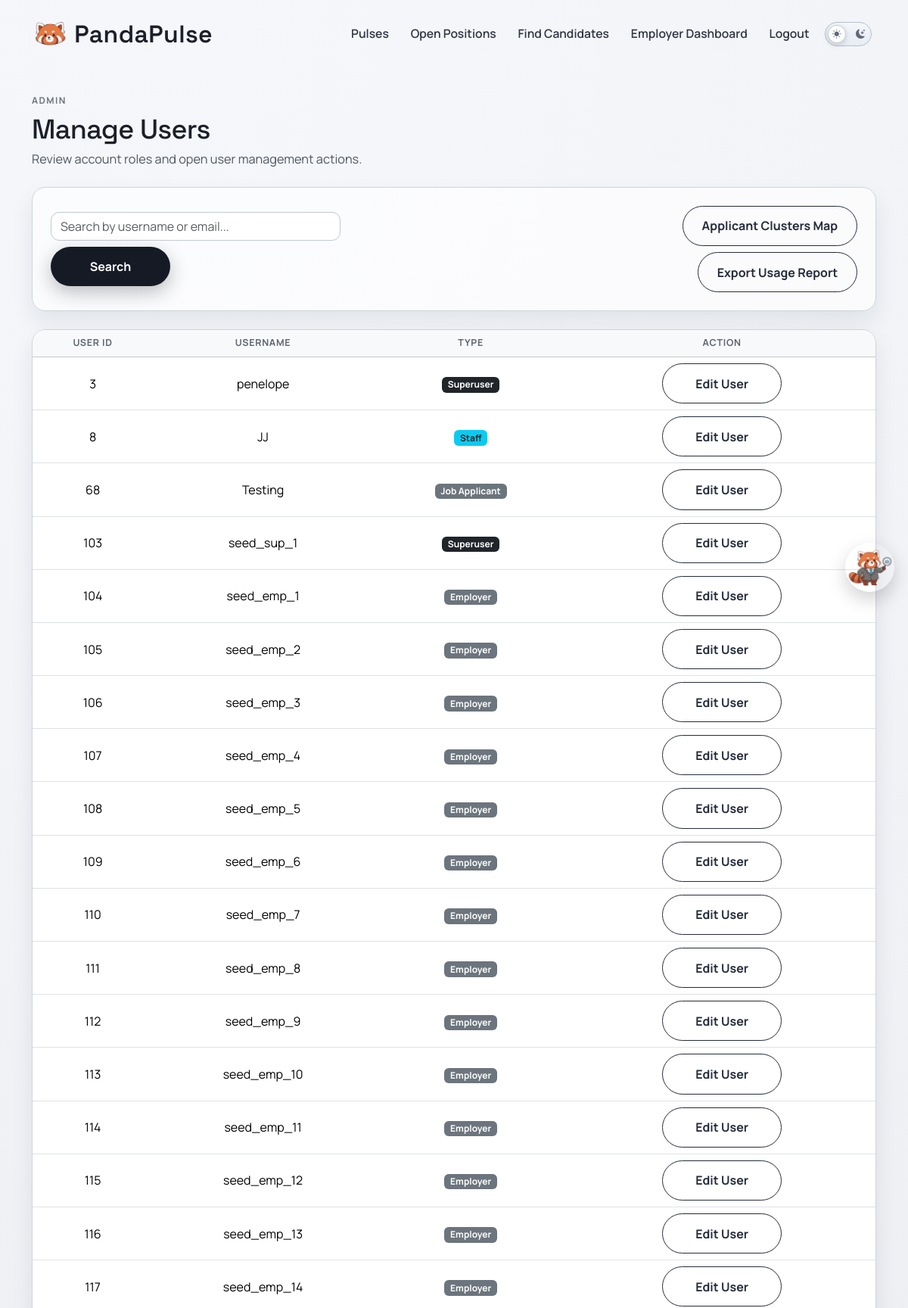
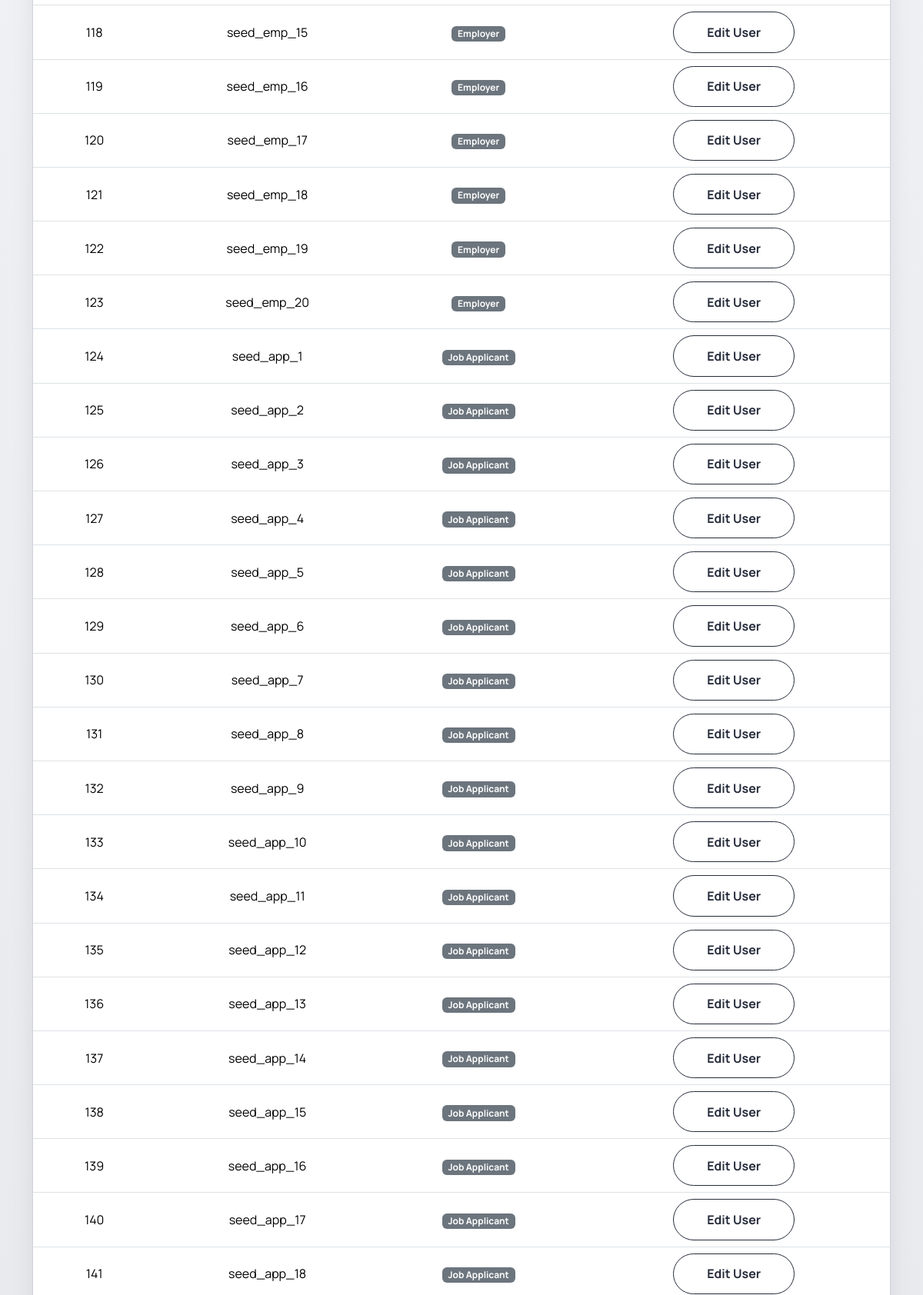
The page /accounts/manage_users/ (signed in, upper part) on the database its author committed (2 pictures, top to bottom).
### accounts/models.py (models this page shows, shortened)
class Profile(models.Model):
    class AccountType(models.TextChoices):
        APPLICANT = "APPLICANT", "Job Applicant"
        EMPLOYER = "EMPLOYER", "Employer"
    user = models.OneToOneField(settings.AUTH_USER_MODEL, on_delete=models.CASCADE, related_name="profile")
    last_activity = models.DateTimeField(null=True, blank=True)
    is_typing = models.BooleanField(default=False)
    last_typing_update = models.DateTimeField(null=True, blank=True)
    account_type = models.CharField(
        max_length=20,
        choices=AccountType.choices,
        default=AccountType.APPLICANT
    )
    profile_picture = models.ImageField(
        upload_to="profile_pics/",
        blank=True,
        null=True
    )
    resume_file = models.FileField(
        upload_to="profile_resumes/",
        blank=True,
        null=True,
    )
    headline = models.CharField(max_length=120, blank=True)
    skills = models.CharField(max_length=300, blank=True)
    education = models.TextField(blank=True)
    work_experience = models.TextField(blank=True)
    location = models.CharField(max_length=255, blank=True)
    address_line_1 = models.CharField(max_length=255, blank=True)
    address_line_2 = models.CharField(max_length=255, blank=True)
    city = models.CharField(max_length=100, blank=True)
    state = models.CharField(max_length=100, blank=True)
    postal_code = models.CharField(max_length=20, blank=True)
    country = models.CharField(max_length=100, blank=True, default="United States")
    projects = models.TextField(blank=True)
    parsed_resume_skills = models.TextField(blank=True)
    company_name = models.CharField(max_length=120, blank=True)
    company_website = models.URLField(blank=True)
    company_description = models.TextField(blank=True)
    company_culture = models.TextField(blank=True)
    company_perks = models.TextField(blank=True)
    visible_to_recruiters = models.BooleanField(
        default=True,
        help_text="Allow recruiters to view your profile."
    )
    show_headline = models.BooleanField(default=True)
    show_skills = models.BooleanField(default=True)
    show_education = models.BooleanField(default=True)
    show_work_experience = models.BooleanField(default=True)
    show_links = models.BooleanField(default=True)
    hide_email_from_employers = models.BooleanField(default=False)
    created_at = models.DateTimeField(auto_now_add=True)

### accounts/views.py (the view)
# urls.py: path("manage_users/", views.manage_users, name="accounts.manage_users"),
@superuser_required
def manage_users(request):
    query = request.GET.get("search", "").strip()
    profiles = Profile.objects.select_related("user").all()
    if query:
        profiles = profiles.filter(Q(user__username__icontains=query) | Q(user__email__icontains=query))
    return render(
        request,
        "accounts/manage_users.html",
        {"template_data": {"title": "Manage Users", "users": profiles, "search_query": query}},
    )

### accounts/context_processors.py (called while the page is built)
def can_post_job(request):
    if not request.user.is_authenticated:
        return {"can_post_job": False}
    is_employer = Profile.objects.filter(
        user=request.user,
        account_type=Profile.AccountType.EMPLOYER,
    ).exists()
    return {"can_post_job": is_employer}

### accounts/templates/accounts/manage_users.html (shortened to what this page needs)
{% extends 'base.html' %}
{% block content %}
<section class="page-shell manage-users-page">
  <div class="container">
    <div class="mb-4">
        <p class="page-kicker mb-2">Admin</p>
        <h1 class="page-title page-title-sm mb-1">Manage Users</h1>
        <p class="page-copy mb-0">Review account roles and open user management actions.</p>
    </div>
    <div class="surface-card mb-4">
      <div class="d-flex justify-content-between align-items-center flex-wrap gap-2">
        <form method="GET" action="{% url 'accounts.manage_users' %}" class="d-flex gap-2 flex-wrap">
          <input type="text" name="search" class="form-control" placeholder="Search by username or email..." value="{{ template_data.search_query }}">
          <button type="submit" class="primary-btn border-0">Search</button>
        </form>
        {% if user.is_staff %}
          <div class="d-flex flex-column align-items-end gap-2 ms-auto">
            <a href="{% url 'accounts.applicant_clusters_map' %}" class="secondary-btn">Applicant Clusters Map</a>
            <a href="{% url 'accounts.export_usage_report' %}" class="secondary-btn">Export Usage Report</a>
          </div>
        {% endif %}
      </div>
    </div>
    <div class="surface-card p-0 overflow-hidden">
      <div class="table-responsive">
        <table class="table align-middle text-center job-table mb-0">
          <thead class="table-light">
            <tr>
              <th>User ID</th>
              <th>Username</th>
              <th>Type</th>
              <th>Action</th>
            </tr>
          </thead>
          <tbody>
            {% for u in template_data.users %}
            <tr>
              <td class="manage-user-id">{{ u.id }}</td>
              <td class="manage-user-username">{{ u.user.username }}</td>
              <td>
                {% if u.user.is_superuser %}
                  <span class="badge bg-dark">Superuser</span>
                {% elif u.user.is_staff %}
                  <span class="badge bg-info text-dark">Staff</span>
                {% else %}
                  <span class="badge bg-secondary">{{ u.get_account_type_display }}</span>
                {% endif %}
              </td>
              <td>
                {% if user.is_superuser or not u.user.is_staff %}
                  <a href="{% url 'accounts.edit_user' u.id %}" class="secondary-btn">Edit User</a>
                {% else %}
                  <button class="secondary-btn" disabled>Cannot Edit Staff</button>
                {% endif %}
              </td>
            </tr>
            {% empty %}
            <tr>
              <td colspan="4" class="py-4 text-muted">No users found.</td>
            </tr>
            {% endfor %}
          </tbody>
        </table>
      </div>
    </div>
  </div>
</section>
{% endblock content %}

### project2/static/css/style.css (style rules this page uses)
:root { --bg-base: #e7e8eb; --ink: #1c1f29; --ink-muted: #515662; --line: #c3c8d0; --panel: #9fc3df; --panel-2: #c8deef; }
* { box-sizing: border-box; }
body { margin: 0; min-height: 100vh; font-family: "Manrope", sans-serif; color: var(--ink); background: radial-gradient(circle at 20% 0%, #f5f7fb 0%, rgba(245, 247, 251, 0.3) 38%, transparent 65%), linear-gradient(180deg, #eceef2 0%, var(--bg-base) 100%); }
.primary-btn, .secondary-btn, .danger-btn { display: inline-flex; align-items: center; justify-content: center; text-decoration: none; border-radius: 999px; font-weight: 700; padding: 0.85rem 1.55rem; min-width: 158px; transition: transform 0.22s ease, box-shadow 0.22s ease, background 0.22s ease; }
.primary-btn { background: #161a25; color: #fff; box-shadow: 0 8px 24px rgba(22, 26, 37, 0.28); }
.secondary-btn { border: 1.3px solid #252b3b; color: #252b3b; }
.page-shell { padding: 2.1rem 0 3.4rem; }
.page-title { font-family: "Space Grotesk", sans-serif; font-size: clamp(2rem, 4.8vw, 3.2rem); letter-spacing: -0.02em; margin-bottom: 0.7rem; }
.page-title-sm { font-size: clamp(1.65rem, 3.5vw, 2.25rem); }
.page-kicker { text-transform: uppercase; letter-spacing: 0.12em; font-size: 0.75rem; font-weight: 700; color: #6f7480; }
.page-copy { color: var(--ink-muted); font-size: 1.02rem; line-height: 1.6; }
.surface-card { background: rgba(255, 255, 255, 0.68); border: 1px solid #cfd3da; border-radius: 18px; padding: 1.5rem; box-shadow: 0 14px 30px rgba(18, 23, 36, 0.08); }
.form-control, .form-select { border-radius: 11px; border-color: #c3c9d2; background-color: rgba(255, 255, 255, 0.92); }
.job-table thead th { font-size: 0.78rem; text-transform: uppercase; letter-spacing: 0.06em; color: #5f6573; }

### project2/static/mascot/panda.css (style rules this page uses)
:root { --panda-size: 65px; --panda-z: 9999; --panda-shadow: 0 10px 25px rgba(0, 0, 0, .18); --panda-gap: 10px; --panda-bubble-bg: rgba(0, 0, 0, .82); --panda-bubble-color: #fff; --panda-bubble-radius: 12px; --panda-bubble-font: 12px; --panda-bubble-pad-y: 10px; --panda-bubble-pad-x: 30px; --panda-bubble-maxw: 350px; }

### rows shown on the page
Profile: id "3", user.username "penelope", shows "Superuser"
Profile: id "8", user.username "JJ", shows "Staff"
Profile: id "68", user.username "Testing", account_type "Job Applicant"
Profile: id "103", user.username "seed_sup_1", shows "Superuser"
Profile: id "104", user.username "seed_emp_1", account_type "Employer"
Profile: id "105", user.username "seed_emp_2", account_type "Employer"
Profile: id "106", user.username "seed_emp_3", account_type "Employer"
Profile: id "107", user.username "seed_emp_4", account_type "Employer"
Profile: id "108", user.username "seed_emp_5", account_type "Employer"
Profile: id "109", user.username "seed_emp_6", account_type "Employer"
Profile: id "110", user.username "seed_emp_7", account_type "Employer"
Profile: id "111", user.username "seed_emp_8", account_type "Employer"
Profile: id "112", user.username "seed_emp_9", account_type "Employer"
Profile: id "113", user.username "seed_emp_10", account_type "Employer"
Profile: id "114", user.username "seed_emp_11", account_type "Employer"
Profile: id "115", user.username "seed_emp_12", account_type "Employer"
Profile: id "116", user.username "seed_emp_13", account_type "Employer"
Profile: id "117", user.username "seed_emp_14", account_type "Employer"
Profile: id "118", user.username "seed_emp_15", account_type "Employer"
Profile: id "119", user.username "seed_emp_16", account_type "Employer"
Profile: id "120", user.username "seed_emp_17", account_type "Employer"
Profile: id "121", user.username "seed_emp_18", account_type "Employer"
Profile: id "122", user.username "seed_emp_19", account_type "Employer"
Profile: id "123", user.username "seed_emp_20", account_type "Employer"
Profile: id "124", user.username "seed_app_1", account_type "Job Applicant"
Profile: id "125", user.username "seed_app_2", account_type "Job Applicant"
Profile: id "126", user.username "seed_app_3", account_type "Job Applicant"
Profile: id "127", user.username "seed_app_4", account_type "Job Applicant"
Profile: id "128", user.username "seed_app_5", account_type "Job Applicant"
Profile: id "129", user.username "seed_app_6", account_type "Job Applicant"
Profile: id "130", user.username "seed_app_7", account_type "Job Applicant"
Profile: id "131", user.username "seed_app_8", account_type "Job Applicant"
Profile: id "132", user.username "seed_app_9", account_type "Job Applicant"
Profile: id "133", user.username "seed_app_10", account_type "Job Applicant"
Profile: id "134", user.username "seed_app_11", account_type "Job Applicant"
Profile: id "135", user.username "seed_app_12", account_type "Job Applicant"
Profile: id "136", user.username "seed_app_13", account_type "Job Applicant"
Profile: id "137", user.username "seed_app_14", account_type "Job Applicant"
Profile: id "138", user.username "seed_app_15", account_type "Job Applicant"
Profile: id "139", user.username "seed_app_16", account_type "Job Applicant"
Profile: id "140", user.username "seed_app_17", account_type "Job Applicant"
Profile: id "141", user.username "seed_app_18", account_type "Job Applicant"
